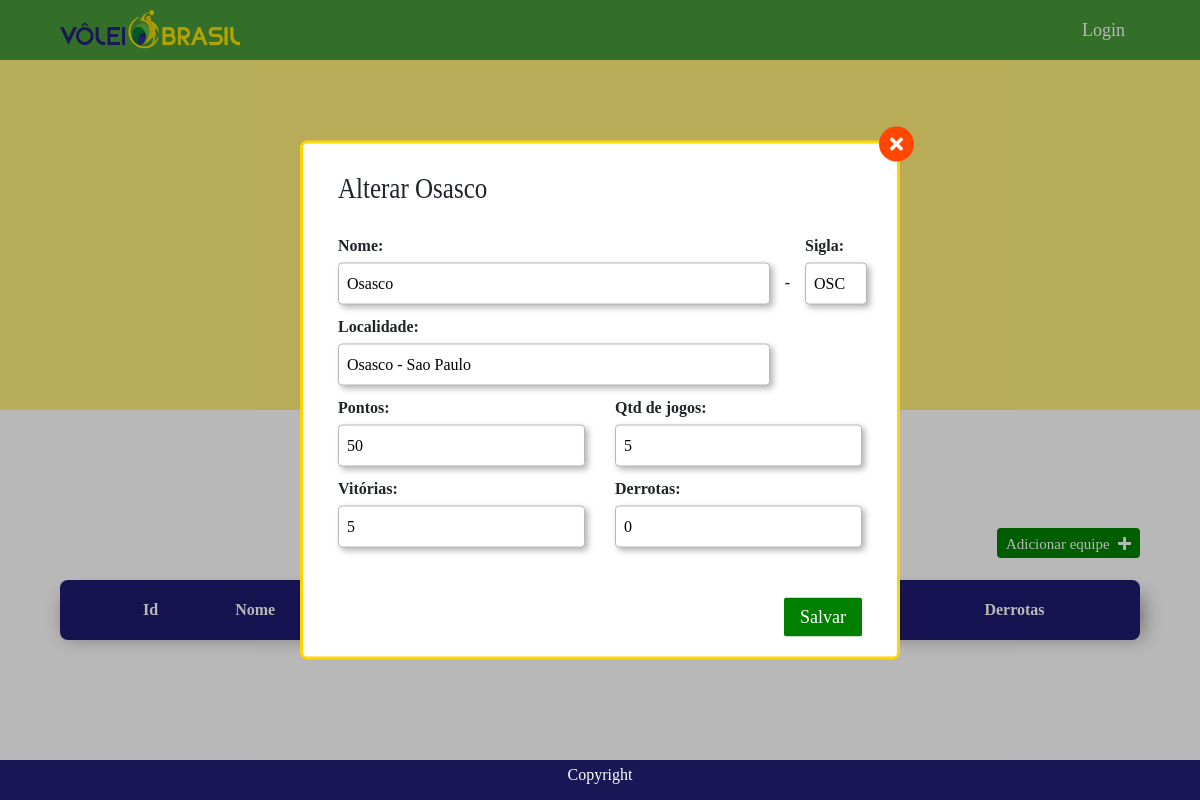
The page /admin/alterar/1 on the database its author committed.
### tables this page shows
CREATE TABLE Equipes (
    Id          INTEGER PRIMARY KEY 
    , Nome        VARCHAR(50) NOT NULL UNIQUE
    , Sigla       VARCHAR(10) NOT NULL UNIQUE
    , Localidade  VARCHAR(100) NOT NULL
    , Pontos INT
    , Jogos INT
    , Vitorias INT
    , Derrotas INT
  	
);

### controller.py (the view, shortened to what this page needs)
@app.route('/admin/alterar/<id_time>', methods=['GET', 'POST'])
def alterar_time(id_time):
    time = get_time(id_time)
    return render_template(
        'parts/update-time.html',
        title='Alterar time',
        time=time
    )

### app.py (called while the page is built)
@app.before_request
def before_request():
    g.db = get_db()
    g.query_db = query_db

@app.teardown_request
def teardown_request(exception):
    db = getattr(g, '_database', None)
    if db is not None:
        db.close()

### dao.py (called while the page is built)
def get_time(time_id):
    time = g.query_db(
        '''SELECT * FROM Equipes WHERE Id = ?''',
        [time_id],
        one=True
    )
    return time

### db.py (called while the page is built)
def make_dicts(cursor, row):
    return dict((cursor.description[idx][0], value)
                for idx, value in enumerate(row))

def get_db():
    db = getattr(g, '_database', None)
    if db is None:
        db = g._database = sqlite3.connect(DATABASE)
        print(db)
    db.row_factory = make_dicts
    return db

def query_db(query, args=(), one=False):
    print(args)
    cur = get_db().execute(query, args)
    rv = cur.fetchall()
    cur.close()
    return (rv[0] if rv else None) if one else rv

### templates/parts/update-time.html (shortened to what this page needs)
{% extends 'home.html' %} {% block time %}
<div class="addTime">
    <h3 class="addTime-title">Alterar {{time['Nome']}}</h3>
    <form action="" method="POST">
        <div class="linha">
            <div class="input-container col-lg-10">
                <label for="Nome">Nome:</label>
                <input type="text" id="Nome" name="Nome" class="inputForm" title="Nome do time" required value="{{ time['Nome'] }}">
            </div>
            <p> <strong> - </strong></p>
            <div class="input-container col-lg-2">
                <label for="Sigla">Sigla:</label>
                <input type="text" id="Sigla" name="Sigla" class="inputForm" title="Sigla do time, entre 2 a 4 letras" maxlength="4" minlength="2" required value="{{ time['Sigla'] }}">
            </div>
        </div>
        <div class="input-container col-lg-10">
            <label for="Localidade">Localidade:</label>
            <input type="text" id="Localidade" name="Localidade" class="inputForm" title="Localidade do time" required value="{{ time['Localidade'] }}">
        </div>
        <div class="linha">
            <div class="input-container col-lg-6">
                <label for="Pontos">Pontos:</label>
                <input type="number" id="Pontos" name="Pontos" class="inputForm" title="Pontuação do time" required value="{{ time['Pontos'] }}">
            </div>
            <div class="input-container col-lg-6">
                <label for="Jogos">Qtd de jogos:</label>
                <input type="number" id="Jogos" name="Jogos" class="inputForm" title="Quantidade de Jogos" required value="{{ time['Jogos'] }}">
            </div>
        </div>
        <div class="linha">
            <div class="input-container col-lg-6">
                <label for="Vitorias">Vitórias:</label>
                <input type="number" id="Vitorias" name="Vitorias" class="inputForm" title="Vitórias" required value="{{ time['Vitorias'] }}">
            </div>
            <div class="input-container col-lg-6">
                <label for="Derrotas">Derrotas:</label>
                <input type="number" id="Derrotas" name="Derrotas" class="inputForm" title="Derrotas" required value="{{ time['Derrotas'] }}">
            </div>
        </div>
        <div class="linha">
            <div class="input-container col-lg-12">
                <button type="submit" class="btn btn-submit" title="Salvar dados do time">Salvar</button>
            </div>
        </div>
    </form>
</div>
{% endblock %}

### static/css/site.css (style rules this page uses)
* { padding: 0%; margin: 0%; box-sizing: border-box; }
html { font-size: 62.5%; scroll-behavior: smooth; }
body { font-size: 1.6rem; font-family: Regular; }
button { border: none; background-color: transparent; cursor: pointer; }
label { font-weight: 900; }
input, select, textarea { padding: 8px; border-radius: 4px; box-shadow: 3px 3px 6px 0px rgba(0, 0, 0, 0.3); border: 1px #bdb5b5 solid; resize: none; }
a, button, .btn { color: #000; }
*::after, *::before { position: absolute; left: 0; top: 0; width: 100%; }
.linha { display: flex; align-items: flex-end; align-content: stretch; margin: 10px 0; }
.input-container { display: flex; flex-flow: column; }
.input-container input { width: 100%; }
body.modal--open { overflow: hidden; }
.addTime { height: 100%; width: 100%; }
.addTime-title { font-size: 25px; padding: 0 15px; font-family: Bold; transform: scaleY(1.2); margin: 20px 0 30px; }
.btn-submit { background-color: green; color: #fff; font-size: 18px; width: auto; align-self: flex-end; padding: 5px 15px; margin: 40px 0 0; }

### rows shown on the page
Equipes: Nome "Osasco", Sigla "OSC", Localidade "Osasco - Sao Paulo", Pontos "50", Jogos "5", Vitorias "5", Derrotas "0"
